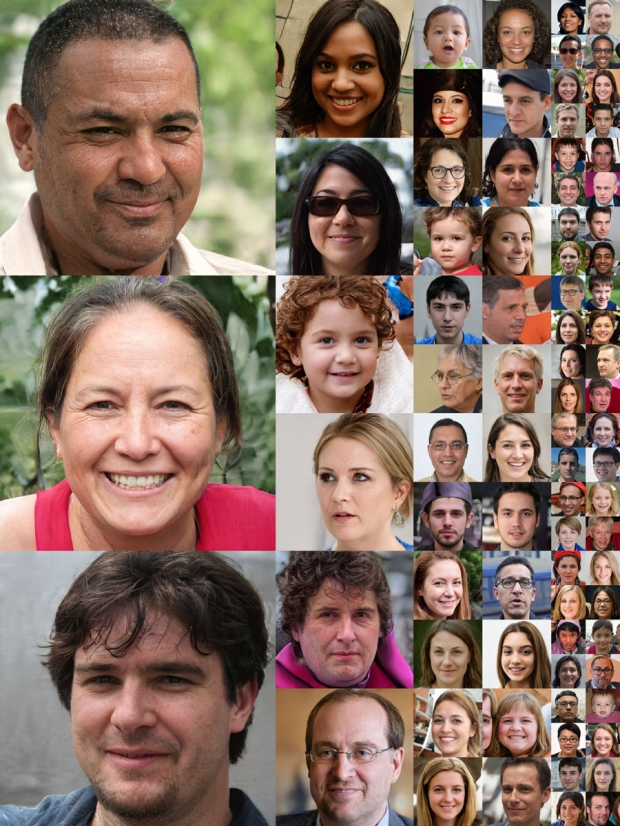
#> input picture Detecting face/images/faces.jpg, 620 x 826 px
$ python color_histograms.py --image '../Detecting face/images/faces.jpg'
#> lines starting #> are read from the running program, lines starting #| are printed output that depends on the picture
from matplotlib import pyplot as plt
import numpy as np
import argparse
import cv2
ap = argparse.ArgumentParser()
ap.add_argument("-i", "--image", required=True, help="Path to the image")
args = vars(ap.parse_args())
image = cv2.imread(args["image"])
#> image is the input picture: shape (826, 620, 3); mean B, G, R 99.8, 112, 136.2
cv2.imshow("Original", image)
chans = cv2.split(image)
colors = ("b", "g", "r")
plt.figure()
plt.title("'Flattened', Color Histogram")
plt.xlabel("Bins")
plt.ylabel("# of Pixels")
for (chan, color) in zip(chans, colors): # zip함수는 chans, colors의 요소를 짝지어줌(B 채널과'b', G채널과 'g',...)
    hist = cv2.calcHist([chan], [0], None, [256], [0, 256])
    plt.plot(hist, color=color)
    plt.xlim([0, 256])
#> this loop made 3 passes
#> color on passes 1 to 3: 'b', 'g', 'r'
fig = plt.figure()
ax = fig.add_subplot(131) # 1행3열 subplot 중 첫번째
hist = cv2.calcHist([chans[0], chans[1]], [0, 1], None, [32, 32], [0, 256, 0, 256]) # 구간의 갯수를 256으로하면 낭비가 심함(8~64사이로 설정)
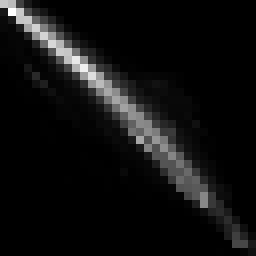
#> hist: shape (32, 32) float32 (shown 8 times larger); min 0, max 7673, mean 500.1; drawn with min black and max white
p = ax.imshow(hist, interpolation="nearest")
ax.set_title("2D Color Histogram for G and B")
plt.colorbar(p)
ax = fig.add_subplot(132)# 1행3열 subplot 중 두번째
hist = cv2.calcHist([chans[0], chans[2]], [0, 1], None, [32, 32], [0, 256, 0, 256])
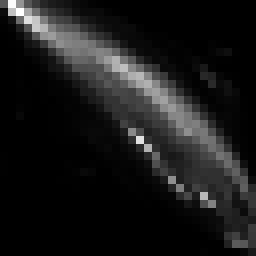
#> hist: shape (32, 32) float32 (shown 8 times larger); min 0, max 4867, mean 500.1; drawn with min black and max white
p = ax.imshow(hist, interpolation="nearest")
ax.set_title("2D Color Histogram for G and R")
plt.colorbar(p)
ax = fig.add_subplot(133)# 1행3열 subplot 중 세번째
hist = cv2.calcHist([chans[1], chans[2]], [0, 1], None, [32, 32], [0, 256, 0, 256])
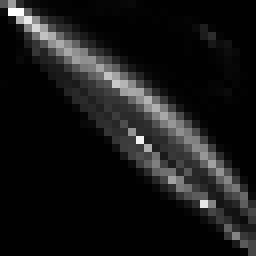
#> hist: shape (32, 32) float32 (shown 8 times larger); min 0, max 5315, mean 500.1; drawn with min black and max white
p = ax.imshow(hist, interpolation="nearest")
ax.set_title("2D Color Histogram for B and R")
plt.colorbar(p)
print("2D histogram shape: %s, with %d values" %(hist.shape, hist.flatten().shape[0]))
#| 2D histogram shape: (32, 32), with 1024 values
# flatten()은 다차원 배열을 1차원으로 바꿈(2^5*2^5 = 2^10 = 1024)
hist = cv2.calcHist([image], [0, 1, 2], None, [8, 8, 8], [0, 256, 0, 256, 0, 256])
print("3D histogram shape: %s, with %d values" %(hist.shape, hist.flatten().shape[0]))
#| 3D histogram shape: (8, 8, 8), with 512 values
# 2^3*2^3*2^3 = 2^9 = 512
plt.show()
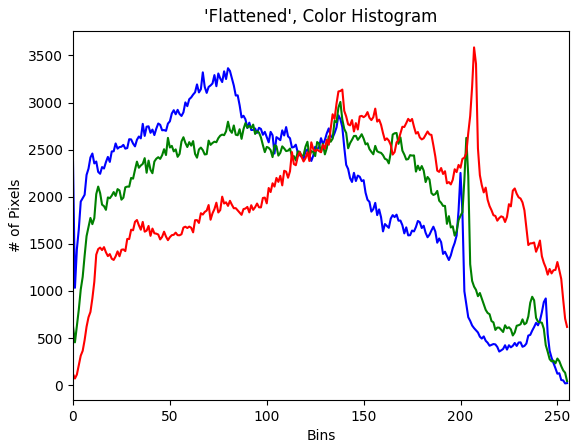
#> figure drawn by matplotlib, 1 panel; curve peaks at x = 80, y = 3365; curve peaks at x = 138, y = 3007; curve peaks at x = 207, y = 3586
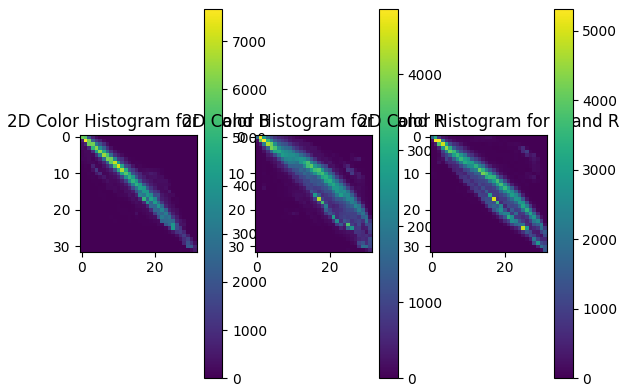
#> figure drawn by matplotlib, 6 panels
